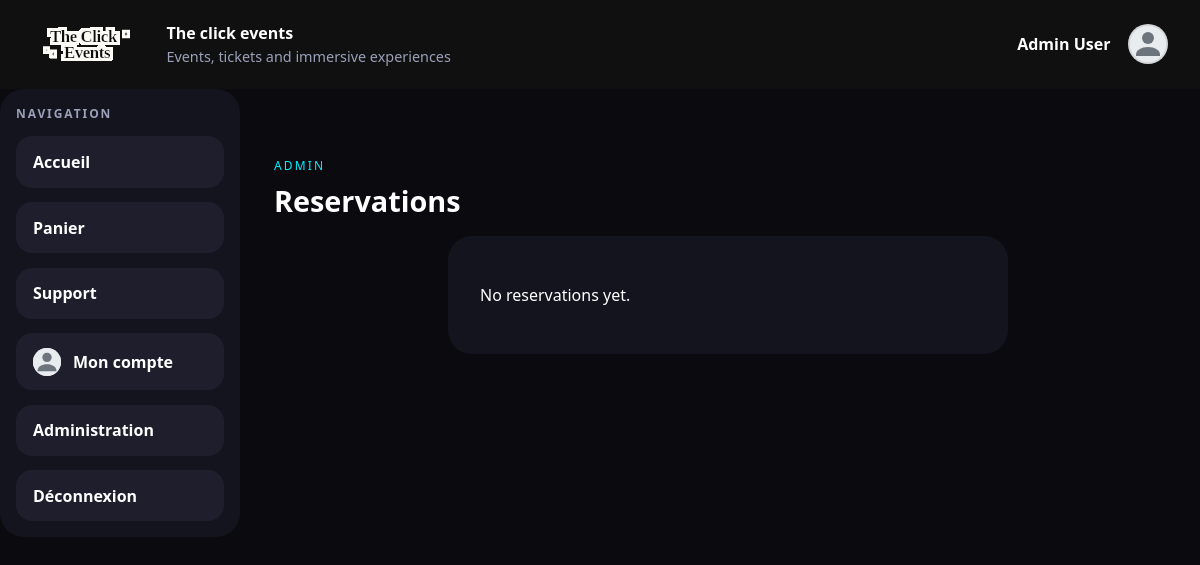
The page /admin/bookings (signed in) on the database as committed earlier.
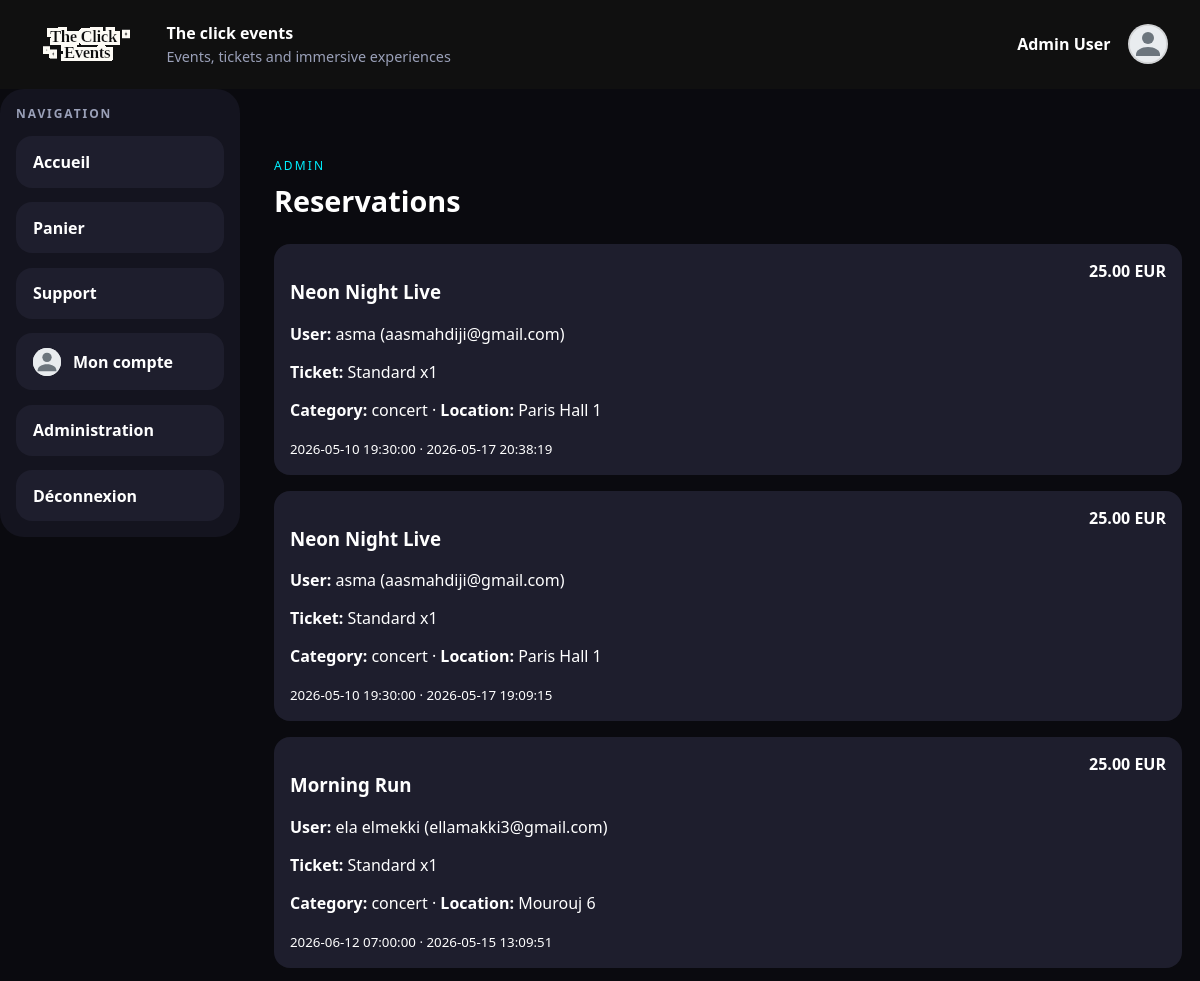
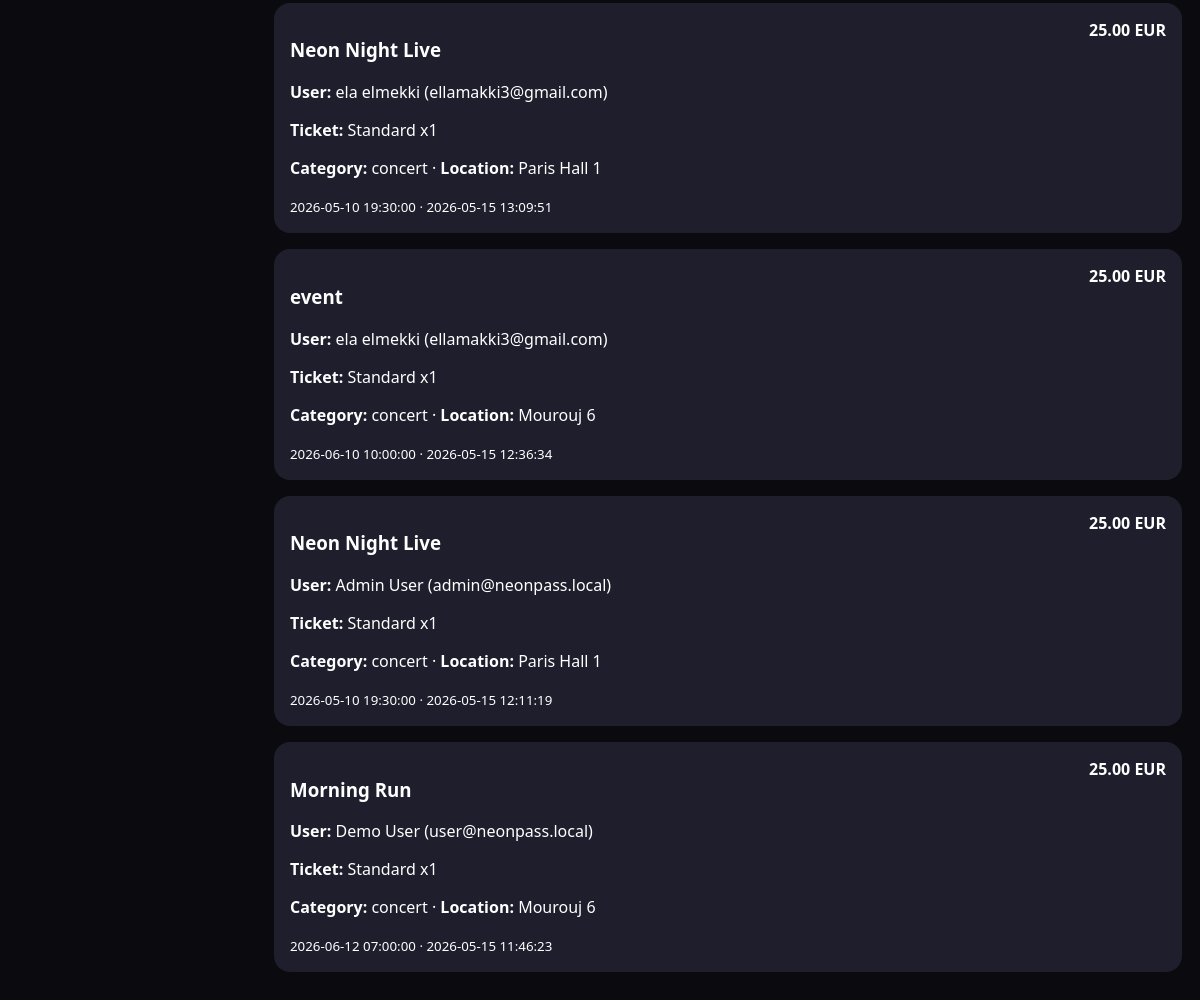
The same page on the database as committed later (2 pictures, top to bottom).
### tables this page shows
CREATE TABLE bookings (
    id INTEGER PRIMARY KEY AUTOINCREMENT,
    user_id INTEGER NOT NULL,
    ticket_id INTEGER NOT NULL,
    quantity INTEGER NOT NULL,
    total_price REAL NOT NULL,
    status TEXT NOT NULL DEFAULT 'pending',
    created_at TEXT DEFAULT CURRENT_TIMESTAMP,
    FOREIGN KEY (user_id) REFERENCES users(id) ON DELETE CASCADE,
    FOREIGN KEY (ticket_id) REFERENCES tickets(id) ON DELETE CASCADE
);

### config/bootstrap.php (called while the page is built, shortened)
<?php
spl_autoload_register(static function (string $class): void {
    $prefix = 'App\\';
    $relativeClass = substr($class, strlen($prefix));
    $candidates = [
        APP_PATH . '/' . str_replace('\\', '/', $relativeClass) . '.php',
        CONFIG_PATH . '/' . str_replace('Config\\', '', $relativeClass) . '.php',
    ];
    foreach ($candidates as $file) {
        if (is_file($file)) {
            return;
        }
    }
});
function view(string $template, array $data = []): void
{
    require VIEW_PATH . '/layouts/main.php';
}
function e(?string $value): string
{
    return htmlspecialchars($value ?? '', ENT_QUOTES, 'UTF-8');
}

### app/core/Controller.php (called while the page is built, shortened)
<?php
abstract class Controller
{
    protected function render(string $template, array $data = []): void
    {
        view($template, $data);
    }
}

### app/controllers/AdminController.php (called while the page is built, shortened)
<?php
final class AdminController extends Controller
{
    public function bookings(): void
    {
        $bookings = (new Booking())->allWithDetails();
        $this->render('admin/bookings', [
            'bookings' => $bookings,
        ]);
    }
}

### config/Database.php (called while the page is built, shortened)
<?php
final class Database
{
    private static ?PDO $instance = null;
    public static function connection(): PDO
    {
        $driver = strtolower((string) ($_ENV['DB_DRIVER'] ?? 'sqlite'));
        $sqliteFile = dirname(__DIR__) . '/data/phpjs.sqlite';
        $sqliteDir = dirname($sqliteFile);
        $dsn = 'sqlite:' . $sqliteFile;
        try {
            self::$instance = new PDO($dsn, null, null, [
                PDO::ATTR_ERRMODE => PDO::ERRMODE_EXCEPTION,
                PDO::ATTR_DEFAULT_FETCH_MODE => PDO::FETCH_ASSOC,
            ]);
            self::$instance->exec('PRAGMA foreign_keys = ON');
            self::migrateSqlite(self::$instance);
            $row = self::$instance->query('SELECT COUNT(*) AS count FROM users')->fetch();
        } catch (PDOException $exception) {
            throw new RuntimeException('SQLite connection failed: ' . $exception->getMessage(), 0, $exception);
        }
        return self::$instance;
    }
    private static function migrateSqlite(PDO $pdo): void
    {
        self::ensureColumn($pdo, 'artists', 'user_id', 'INTEGER DEFAULT NULL');
        self::ensureColumn($pdo, 'events', 'category', "TEXT NOT NULL DEFAULT 'concert'");
        self::ensureUniqueIndex($pdo, 'artists', 'user_id');
        self::ensureCartItemsTable($pdo);
    }
    private static function ensureCartItemsTable(PDO $pdo): void
    {
        $columns = $pdo->query('PRAGMA table_info(cart_items)')->fetchAll();
        if ($columns !== false && count($columns) > 0) {
            return;
        }
    }
    private static function ensureColumn(PDO $pdo, string $table, string $column, string $definition): void
    {
        $columns = $pdo->query('PRAGMA table_info(' . $table . ')')->fetchAll();
        foreach ($columns as $existingColumn) {
            if (($existingColumn['name'] ?? null) === $column) {
                return;
            }
        }
    }
    private static function ensureUniqueIndex(PDO $pdo, string $table, string $column): void
    {
        $indexName = $table . '_' . $column . '_unique_idx';
        $indexes = $pdo->query('PRAGMA index_list(' . $table . ')')->fetchAll();
        foreach ($indexes as $index) {
            if (($index['name'] ?? null) === $indexName) {
                return;
            }
        }
    }
}

### app/models/BaseModel.php (called while the page is built, shortened)
<?php
abstract class BaseModel
{
    protected PDO $db;
    public function __construct()
    {
        $this->db = Database::connection();
    }
    protected function fetchAll(string $sql, array $params = []): array
    {
        $statement = $this->db->prepare($sql);
        $statement->execute($params);
        return $statement->fetchAll();
    }
}

### app/models/Booking.php (called while the page is built, shortened)
<?php
final class Booking extends BaseModel
{
    public function allWithDetails(): array
    {
        return $this->fetchAll(
            'SELECT bookings.*, users.full_name AS user_name, users.email AS user_email, tickets.name AS ticket_name, events.title AS event_title, events.category AS event_category, events.location AS event_location, events.event_date AS event_date
             FROM bookings
             INNER JOIN users ON users.id = bookings.user_id
             INNER JOIN tickets ON tickets.id = bookings.ticket_id
             INNER JOIN events ON events.id = tickets.event_id
             ORDER BY bookings.created_at DESC'
        );
    }
}

### app/views/admin/bookings.php (the view, shortened to what the changed rows need)
<section>
    <div class="section-heading">
        <h2>Reservations</h2>
    </div>
    <?php if (empty($bookings)): ?>
        <div class="auth-card">
            <p>No reservations yet.</p>
        </div>
    <?php else: ?>
        <div class="cart-items">
            <?php foreach ($bookings as $booking): ?>
                <article class="cart-item admin-message-item">
                    <div>
                        <h3><?= e($booking['event_title']) ?></h3>
                        <p><strong>User:</strong> <?= e($booking['user_name']) ?> (<?= e($booking['user_email']) ?>)</p>
                        <p><strong>Ticket:</strong> <?= e($booking['ticket_name']) ?> x<?= e((string) $booking['quantity']) ?></p>
                        <p><strong>Category:</strong> <?= e($booking['event_category']) ?> · <strong>Location:</strong> <?= e($booking['event_location']) ?></p>
                        <small><?= e($booking['event_date']) ?> · <?= e($booking['created_at']) ?></small>
                    </div>
                    <strong><?= e(number_format((float) $booking['total_price'], 2)) ?> EUR</strong>
                </article>
            <?php endforeach; ?>
        </div>
    <?php endif; ?>
</section>

Rows that differ between the two databases and show on the page:
added bookings: event_title "Neon Night Live", user_name "asma", user_email "aasmahdiji@gmail.com", ticket_name "Standard", quantity "1", event_category "concert", event_location "Paris Hall 1", event_date "2026-05-10 19:30:00", created_at "2026-05-17 20:38:19", total_price "25.00"
added bookings: event_title "Neon Night Live", user_name "asma", user_email "aasmahdiji@gmail.com", ticket_name "Standard", quantity "1", event_category "concert", event_location "Paris Hall 1", event_date "2026-05-10 19:30:00", created_at "2026-05-17 19:09:15", total_price "25.00"
added bookings: event_title "Morning Run", user_name "ela elmekki", user_email "ellamakki3@gmail.com", ticket_name "Standard", quantity "1", event_category "concert", event_location "Mourouj 6", event_date "2026-06-12 07:00:00", created_at "2026-05-15 13:09:51", total_price "25.00"
added bookings: event_title "Neon Night Live", user_name "ela elmekki", user_email "ellamakki3@gmail.com", ticket_name "Standard", quantity "1", event_category "concert", event_location "Paris Hall 1", event_date "2026-05-10 19:30:00", created_at "2026-05-15 13:09:51", total_price "25.00"
added bookings: event_title "event", user_name "ela elmekki", user_email "ellamakki3@gmail.com", ticket_name "Standard", quantity "1", event_category "concert", event_location "Mourouj 6", event_date "2026-06-10 10:00:00", created_at "2026-05-15 12:36:34", total_price "25.00"
added bookings: event_title "Neon Night Live", user_name "Admin User", user_email "admin@neonpass.local", ticket_name "Standard", quantity "1", event_category "concert", event_location "Paris Hall 1", event_date "2026-05-10 19:30:00", created_at "2026-05-15 12:11:19", total_price "25.00"
added bookings: event_title "Morning Run", user_name "Demo User", user_email "user@neonpass.local", ticket_name "Standard", quantity "1", event_category "concert", event_location "Mourouj 6", event_date "2026-06-12 07:00:00", created_at "2026-05-15 11:46:23", total_price "25.00"
Other text that changed with them:
text no longer shown: "No reservations yet."
